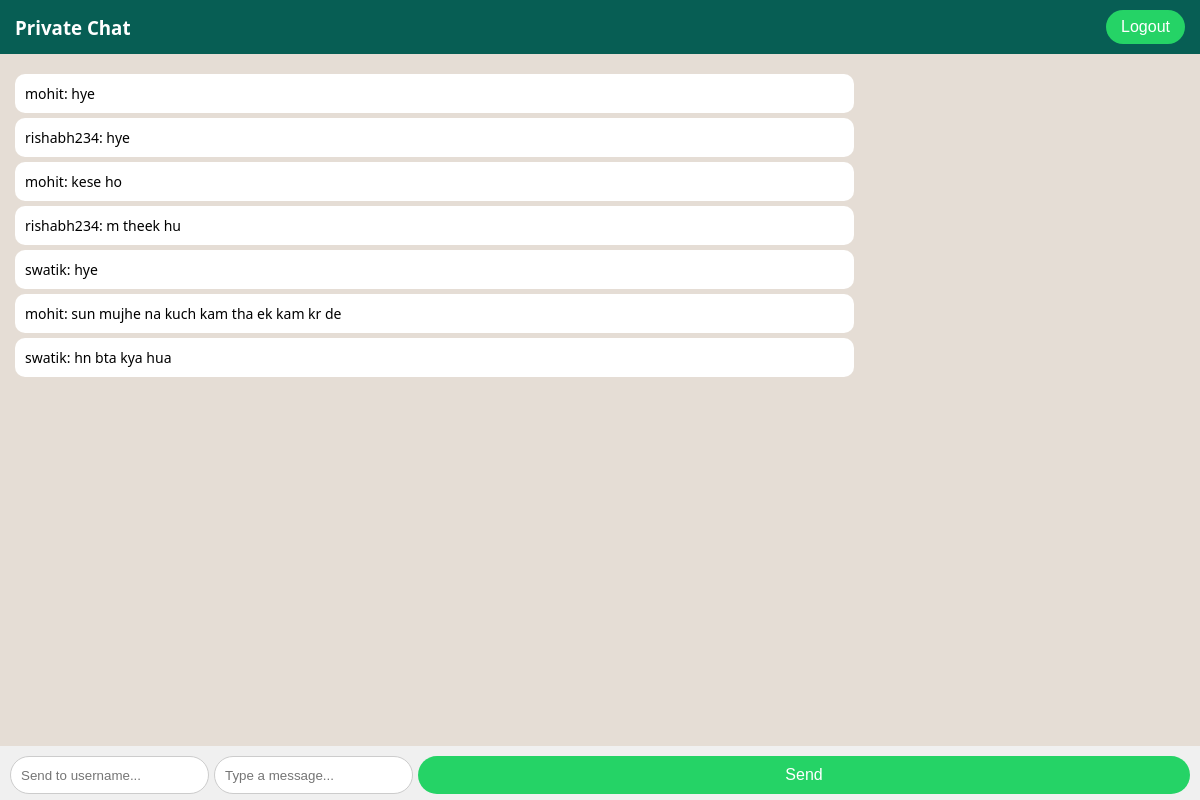
Page /chat (signed in) on the earlier database version.
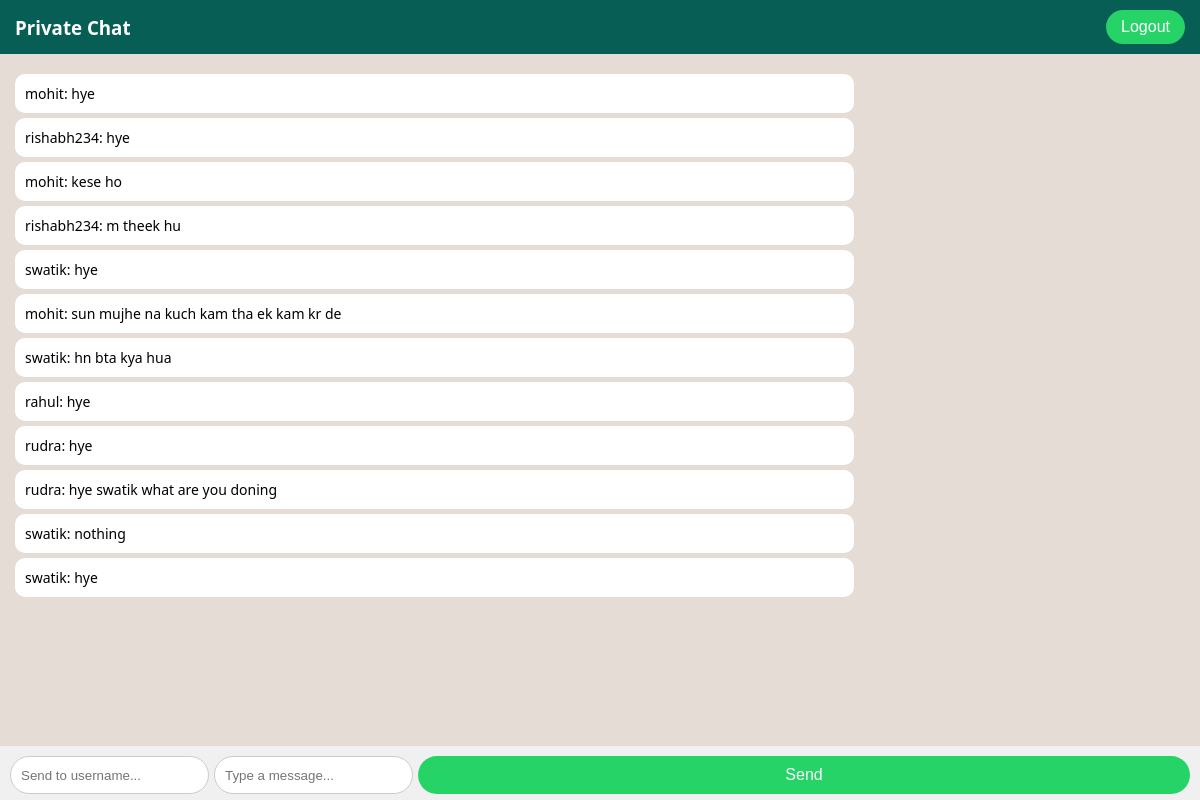
Same page on the later database version.
### app.py (models this page shows)
class Message(db.Model):
    id = db.Column(db.Integer, primary_key=True)
    sender = db.Column(db.String(50), nullable=False)
    receiver = db.Column(db.String(50), nullable=False)
    text = db.Column(db.Text, nullable=False)
    timestamp = db.Column(db.DateTime, default=datetime.utcnow)

### app.py (the view)
@app.route("/chat")
def chat():
    if 'user' not in session:
        return redirect(url_for('login'))
    expiry = datetime.utcnow() - timedelta(hours=72)
    Message.query.filter(Message.timestamp < expiry).delete()
    db.session.commit()
    messages = Message.query.order_by(Message.timestamp).all()
    return render_template("chat.html", messages=messages)

### templates/chat.html (shortened to what this page needs)
<!DOCTYPE html>
<html lang="en">
<head>
<link rel="stylesheet" href="{{ url_for('static', filename='style.css') }}">
</head>
<body>
<header>
    <h3>Private Chat</h3>
    <form action="{{ url_for('logout') }}" method="get">
        <button type="submit">Logout</button>
    </form>
</header>
<div class="chat-container">
    <div id="chatBox">
        {% for msg in messages %}
        <div class="message {{ 'me' if msg.sender==session['user'] else 'other' }}">
            {{ msg.sender }}: {{ msg.text }}
        </div>
        {% endfor %}
    </div>
    <div id="inputArea">
        <input type="text" id="toUser" placeholder="Send to username..." required>
        <input type="text" id="message" placeholder="Type a message..." required>
        <button onclick="sendMessage()">Send</button>
    </div>
</div>
</body>
</html>

### static/style.css (style rules this page uses)
body { margin: 0; font-family: 'Segoe UI', sans-serif; background: #f0f2f5; }
button { width: 100%; padding: 10px; border: none; background: #4caf50; color: #fff; font-size: 16px; border-radius: 5px; cursor: pointer; transition: all 0.3s; }
header { display: flex; justify-content: space-between; align-items: center; background: #075e54; color: white; padding: 10px 15px; }
header h3 { margin: 0; }
header button { background: #25d366; border: none; padding: 8px 15px; border-radius: 20px; cursor: pointer; color: white; }
.chat-container { display: flex; flex-direction: column; height: calc(100vh - 50px); }
#chatBox { flex: 1; padding: 15px; overflow-y: auto; background: #e5ddd5; }
.message { max-width: 70%; padding: 10px; margin: 5px 0; border-radius: 10px; word-wrap: break-word; font-size: 14px; }
.other { align-self: flex-start; background: #fff; }
#inputArea { display: flex; padding: 10px; background: #f0f0f0; }
#inputArea input[type="text"] { flex: 1; padding: 10px; border-radius: 20px; border: 1px solid #ccc; outline: none; margin-right: 5px; }
#inputArea button { padding: 10px 15px; border: none; background: #25d366; color: white; border-radius: 20px; cursor: pointer; }

Differences in the rows shown:
added Message: sender "rahul", text "hye"
added Message: sender "rudra", text "hye"
added Message: sender "rudra", text "hye swatik what are you doning"
added Message: sender "swatik", text "nothing"
added Message: sender "swatik", text "hye"
